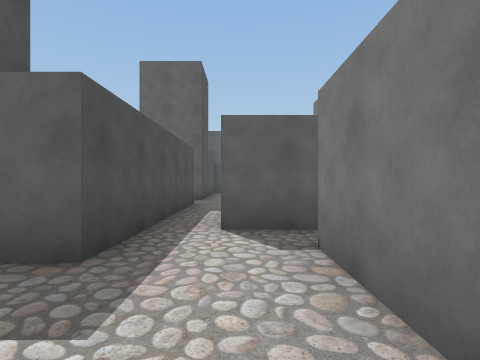
view 1 (above)

24 first-person views from a walk through a Unity game level. The camera is 1.3 m above the floor, looks level and sees 80° across. The floor is counted in squares, 2 m on a side. Each view is taken from the middle of a square. On the plan, view 1 faces up. The plan holds only what a view shows up to about 9 squares ahead; the rest is blank. The player is left out.

view 2
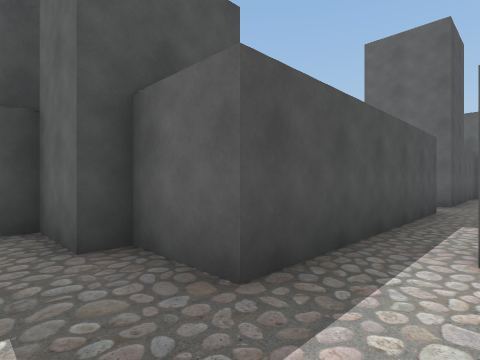

view 3
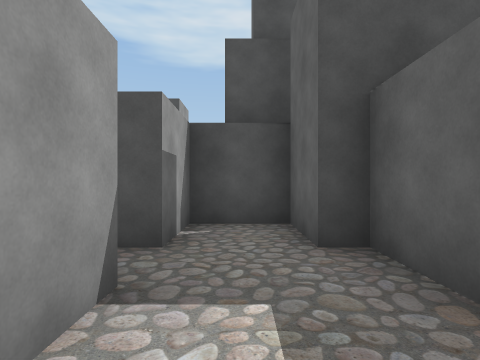

view 4
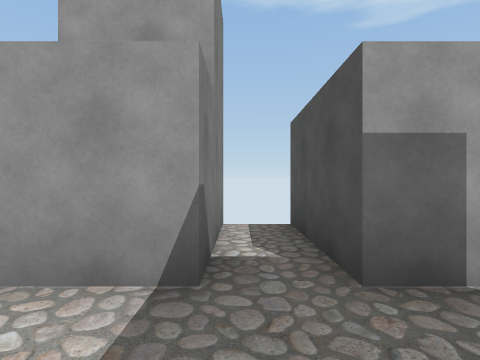

view 5
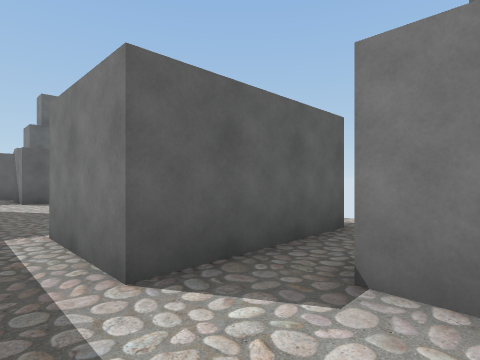

view 6
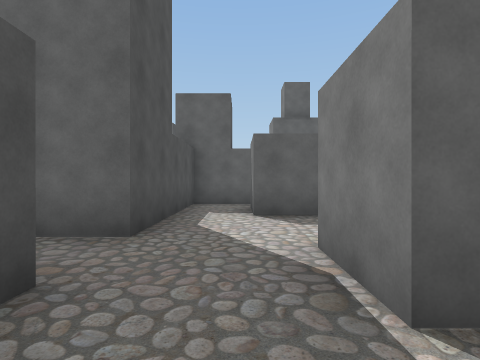

view 7
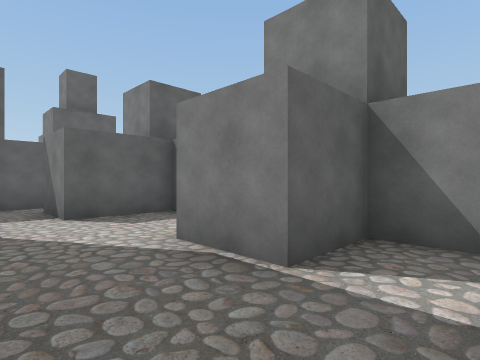

view 8
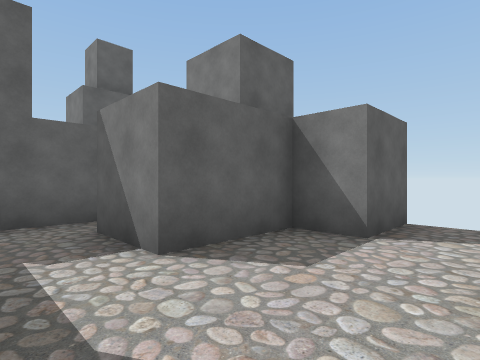

view 9
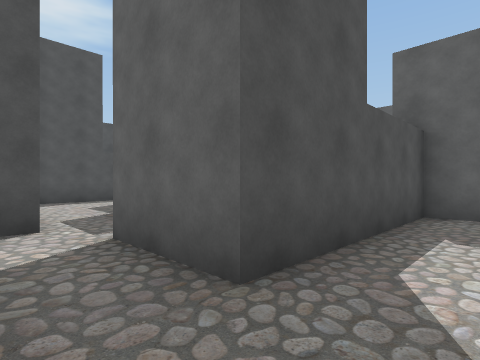

view 10
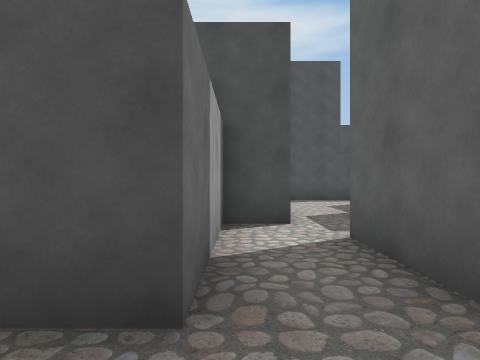

view 11
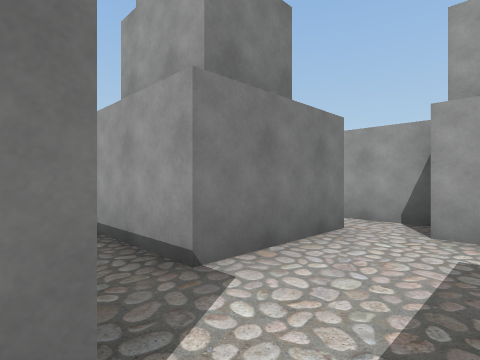

view 12
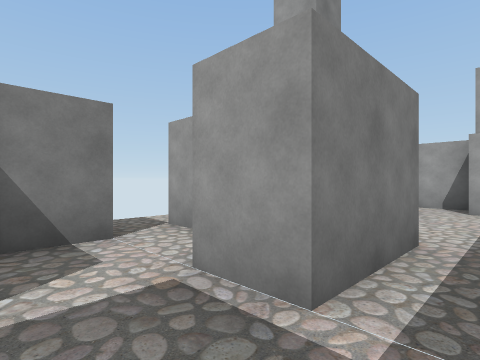

view 13
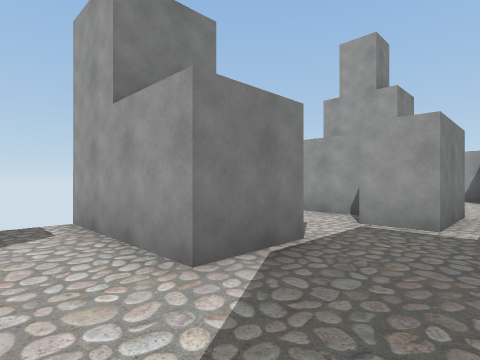

view 14
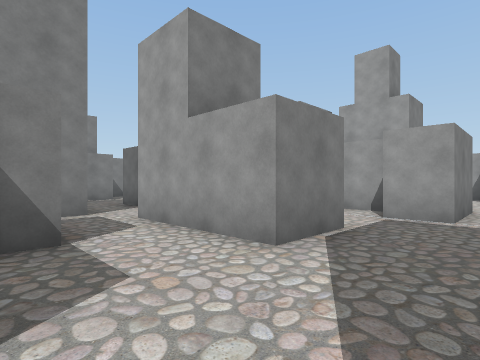

view 15
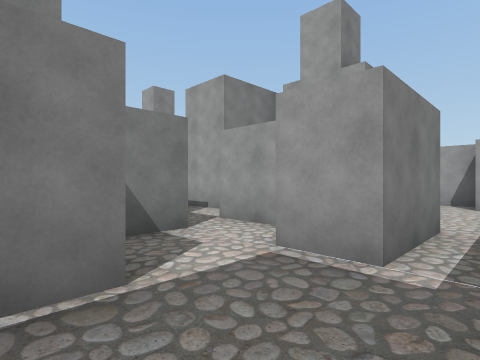

view 16
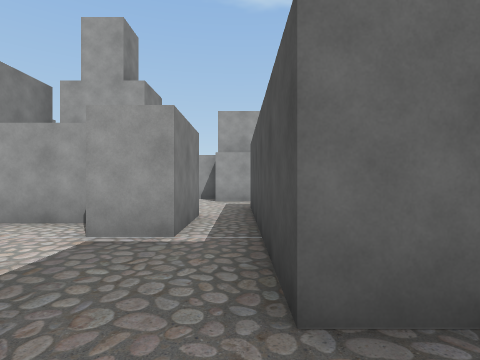

view 17
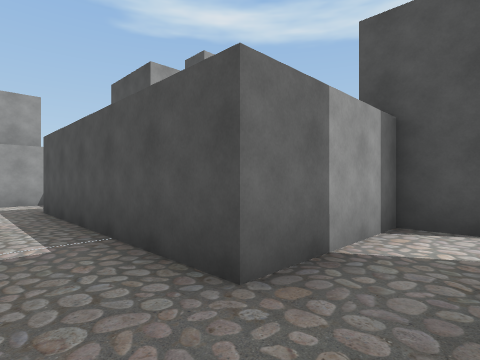

view 18
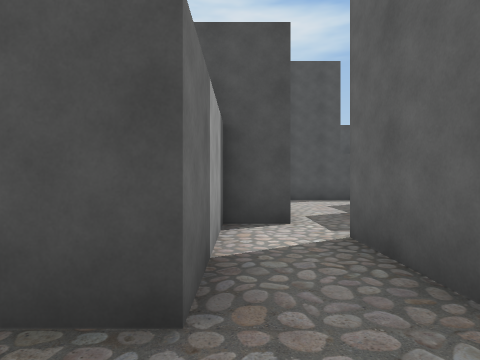

view 19
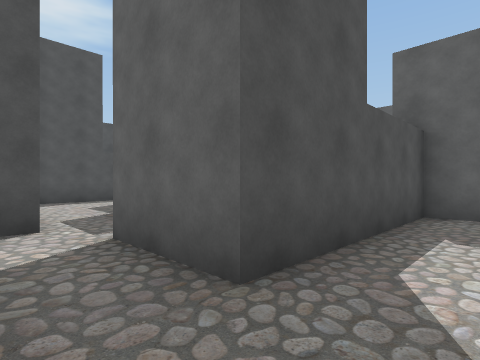

view 20
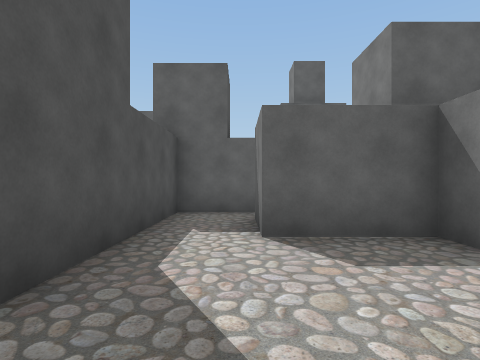

view 21
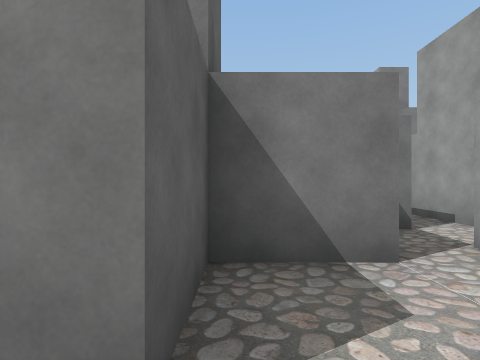

view 22
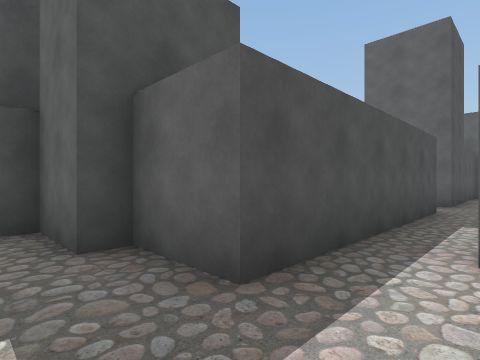

view 23
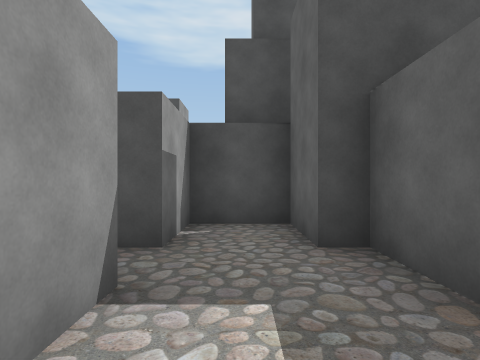

view 24
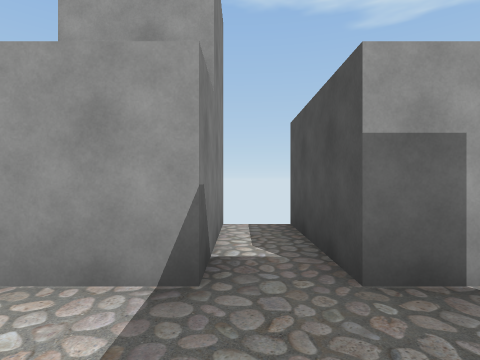

### Floor plan
Ten units are one square. View 1 is at (0, 0); x grows to the right and y downward. Boxes are objects, and circles mark ways between rooms. Rooms are numbered by the first view taken in them; rooms with no view inside come last. Other rooms are left out.
<svg viewBox="-127 -142 170 169">
<path fill="none" stroke="#000" d="M8 -2 8 -27 28 -27M-12 -55 -12 -23 -28 -23 -28 -18 -42 -18 -42 -3 -28 -3 -28 22M28 -37 -3 -37 -3 -57M-18 22 -18 -3 -2 -3M-3 -57 8 -57M23 -58 23 -72 8 -72 8 -87 38 -87M38 -102 23 -102 23 -112 3 -112 3 -128M-42 -78 -12 -78 -12 -55M11 -47 28 -47M6 -137 -12 -137 -12 -93 -33 -93M-58 -101 -58 -112 -77 -112 -77 -128M-58 -58 -58 -72 -73 -72 -73 -87 -42 -87 -42 -78M-83 -57 -72 -57M-33 -93 -33 -98M-70 -47 -52 -47M-76 -137 -92 -137 -92 -93 -112 -93M-122 -78 -92 -78 -92 -55M-83 -36 -83 -57M-82 8 -74 8M-92 -55 -92 -23 -108 -23 -108 -18 -122 -18 -122 -3 -108 -3 -108 22M-98 22 -98 -3 -82 -3"/>
<circle cx="-10" cy="-45" r="3" fill="#2a7"/>
<circle cx="-25" cy="-85" r="3" fill="#2a7"/>
<circle cx="-90" cy="-45" r="3" fill="#2a7"/>
<text x="-10" y="-20">1</text>
<text x="0" y="-90">2</text>
<text x="-70" y="-90">3</text>
<text x="-90" y="-20">4</text>
</svg>
Room 1 opens to room 2. Room 2 opens to room 3. Room 3 opens to room 4.

Where each view was taken, in squares from view 1:
view 1: 0 up, 0 right, facing up
view 2: 1 up, 0 right, facing up-left
view 3: 1 up, 0 right, facing left
view 4: 2 up, 2 left, facing down
view 5: 2 up, 1 left, facing up-right
view 6: 6 up, 0 right, facing up
view 7: 6 up, 1 left, facing up-right
view 8: 9 up, 1 left, facing up-right
view 9: 8 up, 0 right, facing up-left
view 10: 8 up, 0 right, facing left
view 11: 4 up, 1 left, facing down-right
view 12: 7 up, 1 left, facing down-right
view 13: 10 up, 1 left, facing down-right
view 14: 11 up, 9 left, facing down-right
view 15: 8 up, 9 left, facing down-right
view 16: 9 up, 9 left, facing down
view 17: 9 up, 8 left, facing down-left
view 18: 8 up, 8 left, facing left
view 19: 8 up, 8 left, facing up-left
view 20: 8 up, 8 left, facing up
view 21: 7 up, 8 left, facing right
view 22: 1 up, 8 left, facing up-left
view 23: 1 up, 8 left, facing left
view 24: 2 up, 10 left, facing down
